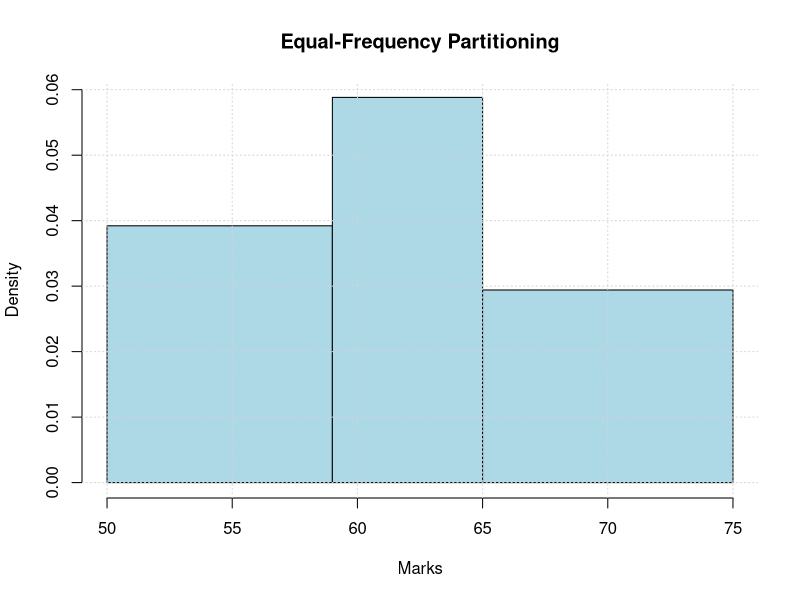
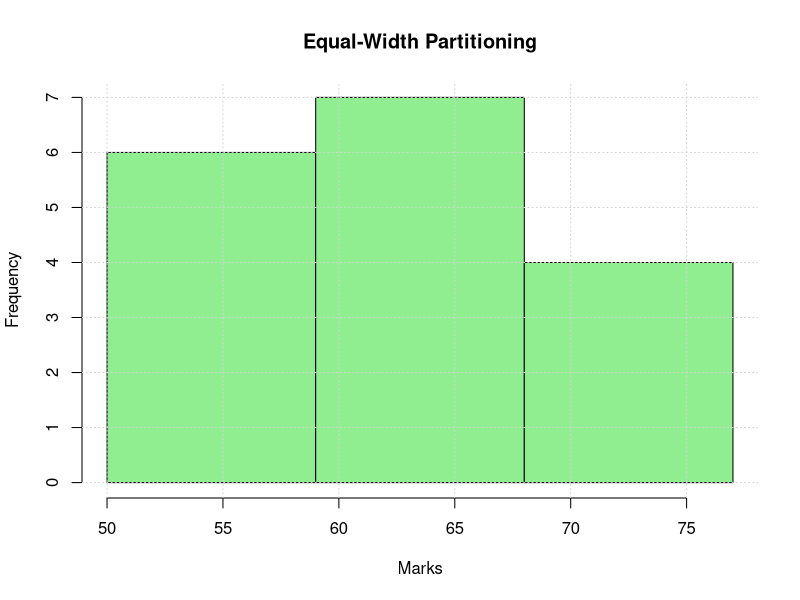

Reproduce these figures in R, in order.
marks <- c(55, 60, 71, 63, 55, 65, 50, 55, 58, 59, 61, 63, 65, 67, 71, 72, 75)

sorted_marks <- sort(marks)

n <- length(sorted_marks)
bin_size <- ceiling(n / 3)
bins_equal_freq <- split(sorted_marks, ceiling(seq_along(sorted_marks) / bin_size))
cat("Equal-Frequency Bins:\n")
print(bins_equal_freq)

hist(sorted_marks, breaks=c(min(sorted_marks), max(unlist(bins_equal_freq[1])), 
                            max(unlist(bins_equal_freq[2])), max(unlist(bins_equal_freq[3]))), 
     main="Equal-Frequency Partitioning", xlab="Marks", col="lightblue", border="black")
grid()

range_marks <- range(marks)
bin_width <- ceiling((range_marks[2] - range_marks[1]) / 3)
breaks_equal_width <- seq(range_marks[1], range_marks[2] + bin_width, by=bin_width)
cat("Equal-Width Breaks:\n")
print(breaks_equal_width)

hist(marks, breaks=breaks_equal_width, main="Equal-Width Partitioning",
     xlab="Marks", col="lightgreen", border="black")
grid()
